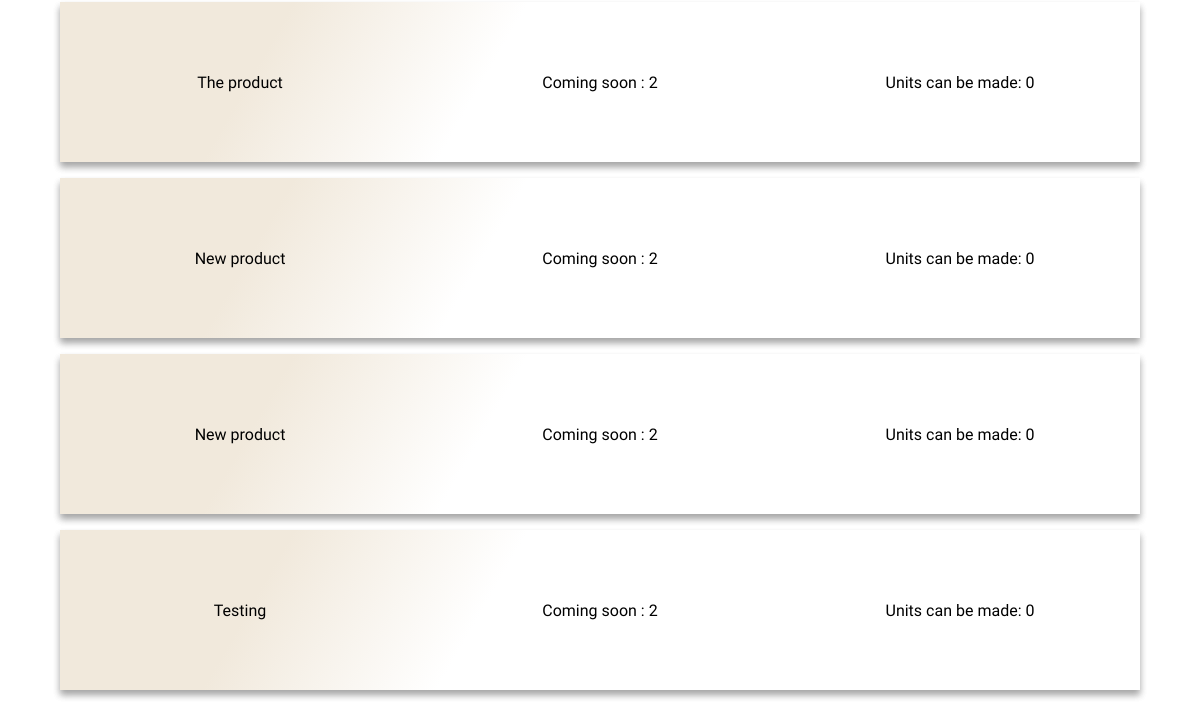
/products/ (lower part), run on an earlier commit of the app's database.
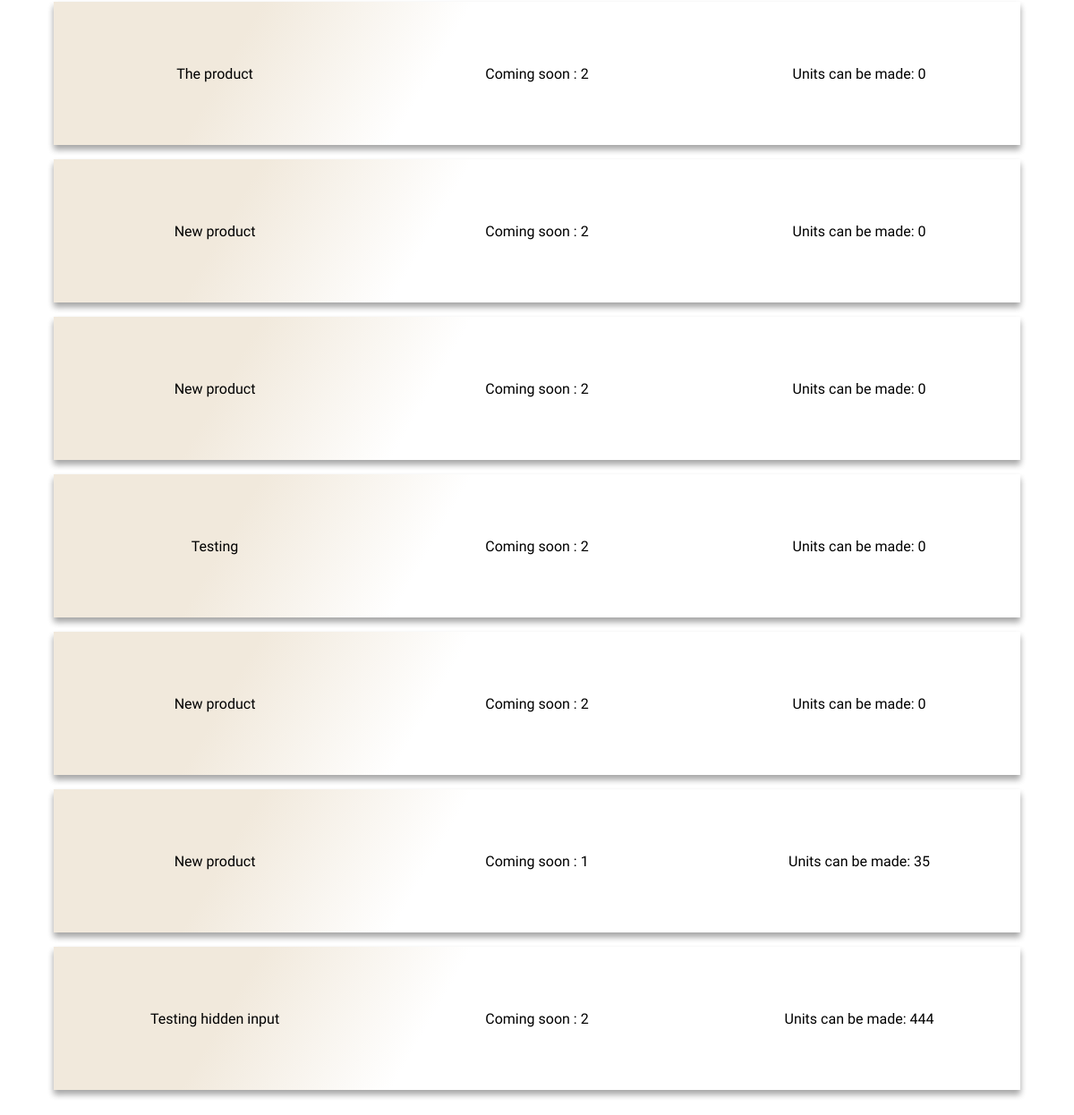
And on a later commit of the database.
### stock/models.py (models this page shows)
class Product(models.Model):
    name = models.CharField(max_length=100)
    stock_parts = models.ManyToManyField(Stock)
    company = models.ForeignKey(User, on_delete=models.CASCADE, default=1)
    def __str__(self):
        return f'{self.name}'

### stock/views.py (the view)
# urls.py: path('products/', product_page, name='products'),
def product_page(request):
    current_user = request.user
    products = Product.objects.all()
    number_to_be_made = {}
    for product in products:
        parts = Parts.objects.filter(
            product_part_belongs_to=product.id
            )
        units = {}
        amount = []
        total_units_to_be_made = {}
        for i in parts:
            units_to_make = (i.item.number_in_stock / i.number_required)
            units_to_make = math.floor(units_to_make)
            units[i.product_part_belongs_to] = units_to_make
            amount.append(units_to_make)
        amount.sort()
        amount = amount[:1]
        if len(amount) == 0 or amount[0] == 0:
            total_units_to_be_made = 0
        else:
            for num in amount:
                int(num)
                total_units_to_be_made = num
        number_to_be_made[product.id] = total_units_to_be_made
    context = {
        'products': products,
        'number_to_be_made': number_to_be_made,
        'current_user': current_user
    }
    return render(request, 'products.html', context)

### stock/templates/products.html (shortened to what this page needs)
{% extends 'base.html' %}
{% load static %}
{% block head %}
    <link rel="stylesheet" href="{% static 'css/product.css' %}">
    <link rel="stylesheet" href="{% static 'css/style.css' %}">
{% endblock %}
{% block content %}
    <div class="product-container">
        {% for product in products %}
            <div class="product-row">
                <div class="product">
                    <a href="{% url 'product-detail' product.id %}">{{ product }}</a>
                </div>
                <div class="orders">
                    Coming soon : {{ product.company.id }}
                </div>
                <div class="unit-number">
                    {% for key, value in number_to_be_made.items %}
                        {% if product.id == key %}
                            Units can be made: {{ value }}
                        {% endif %}
                    {% endfor %}
                </div>
            </div>
        {% endfor %}
    </div>
{% endblock %}

What changed in the data, as far as the page shows it:
added Product: name "New product", company.id "2", number_to_be_made "0"
added Product: name "New product", company.id "1", number_to_be_made "35"
added Product: name "Testing hidden input", company.id "2", number_to_be_made "444"
